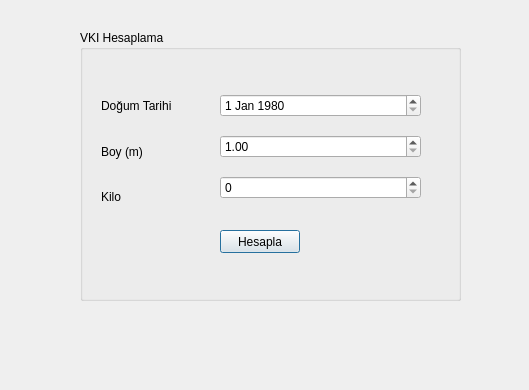
<?xml version="1.0" encoding="UTF-8"?>
<ui version="4.0">
 <class>Dialog</class>
 <widget class="QDialog" name="Dialog">
  <property name="geometry">
   <rect>
    <x>0</x>
    <y>0</y>
    <width>529</width>
    <height>390</height>
   </rect>
  </property>
  <property name="windowTitle">
   <string>Dialog</string>
  </property>
  <widget class="QGroupBox" name="groupBox">
   <property name="geometry">
    <rect>
     <x>80</x>
     <y>30</y>
     <width>381</width>
     <height>271</height>
    </rect>
   </property>
   <property name="title">
    <string>VKI Hesaplama</string>
   </property>
   <widget class="QPushButton" name="pushButton">
    <property name="geometry">
     <rect>
      <x>140</x>
      <y>200</y>
      <width>80</width>
      <height>23</height>
     </rect>
    </property>
    <property name="text">
     <string>Hesapla</string>
    </property>
   </widget>
   <widget class="QWidget" name="">
    <property name="geometry">
     <rect>
      <x>140</x>
      <y>52</y>
      <width>201</width>
      <height>131</height>
     </rect>
    </property>
    <layout class="QVBoxLayout" name="verticalLayout_2">
     <item>
      <widget class="QDateEdit" name="dateEditBirthDate">
       <property name="date">
        <date>
         <year>1980</year>
         <month>1</month>
         <day>1</day>
        </date>
       </property>
      </widget>
     </item>
     <item>
      <widget class="QDoubleSpinBox" name="doubleSpinBox">
       <property name="minimum">
        <double>1.000000000000000</double>
       </property>
       <property name="maximum">
        <double>99.000000000000000</double>
       </property>
       <property name="singleStep">
        <double>0.100000000000000</double>
       </property>
       <property name="value">
        <double>1.000000000000000</double>
       </property>
      </widget>
     </item>
     <item>
      <widget class="QSpinBox" name="spinBox">
       <property name="maximum">
        <number>500</number>
       </property>
      </widget>
     </item>
    </layout>
   </widget>
   <widget class="QWidget" name="">
    <property name="geometry">
     <rect>
      <x>21</x>
      <y>56</y>
      <width>101</width>
      <height>131</height>
     </rect>
    </property>
    <layout class="QVBoxLayout" name="verticalLayout">
     <item>
      <widget class="QLabel" name="label">
       <property name="text">
        <string>Doğum Tarihi</string>
       </property>
      </widget>
     </item>
     <item>
      <widget class="QLabel" name="label_2">
       <property name="text">
        <string>Boy (m)</string>
       </property>
      </widget>
     </item>
     <item>
      <widget class="QLabel" name="label_3">
       <property name="text">
        <string>Kilo</string>
       </property>
      </widget>
     </item>
    </layout>
   </widget>
  </widget>
 </widget>
 <resources/>
 <connections/>
</ui>
